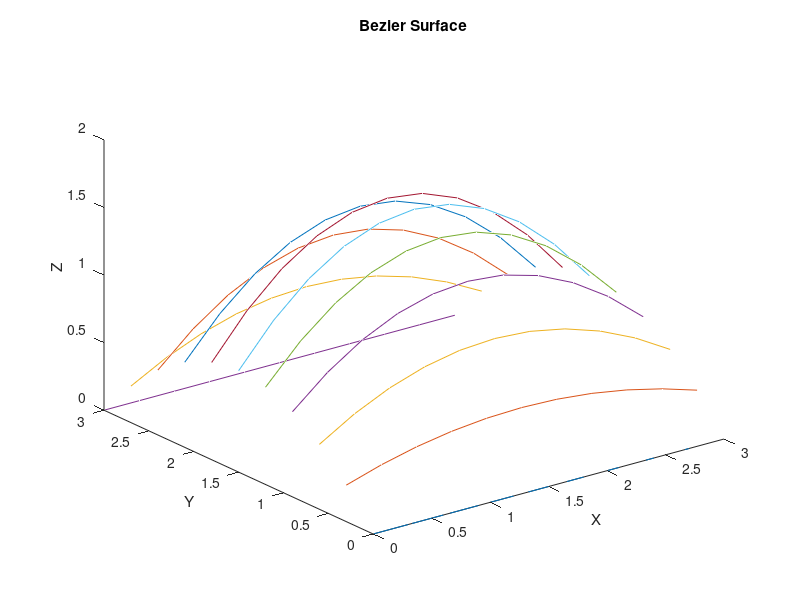

This chart was generated by the following MATLAB code:
% Read data from text file
data = load('bezier_surface.txt');

% Extract x, y, and z coordinates
x = data(:,1);
y = data(:,2);
z = data(:,3);

% Define the dimensions of the control points grid
%numInterpolatedPointsU = input('Enter the number of points to interpolate along U direction: ');
%numInterpolatedPointsV = input('Enter the number of points to interpolate along V direction: ');
numInterpolatedPointsU = 10;
numInterpolatedPointsV = 10;
numRows = numInterpolatedPointsU + 1;
numCols = numInterpolatedPointsV + 1;

% Reshape the data to match the grid dimensions
x = reshape(x, [numRows, numCols]);
y = reshape(y, [numRows, numCols]);
z = reshape(z, [numRows, numCols]);

% Plot the Bezier surface
plot3(x,y,z);
title('Bezier Surface');
xlabel('X');
ylabel('Y');
zlabel('Z');
